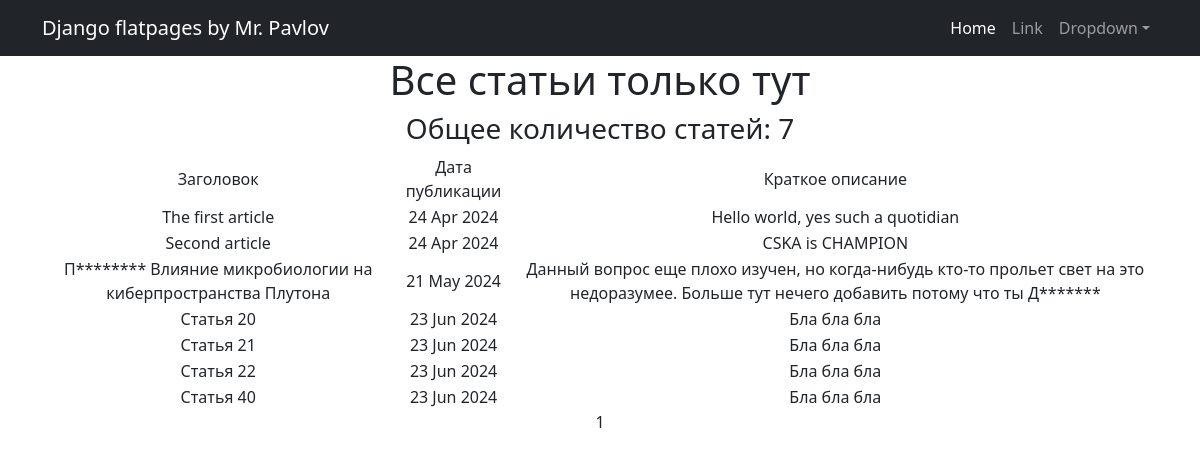
Before: /posts/articles/ with the older database file.
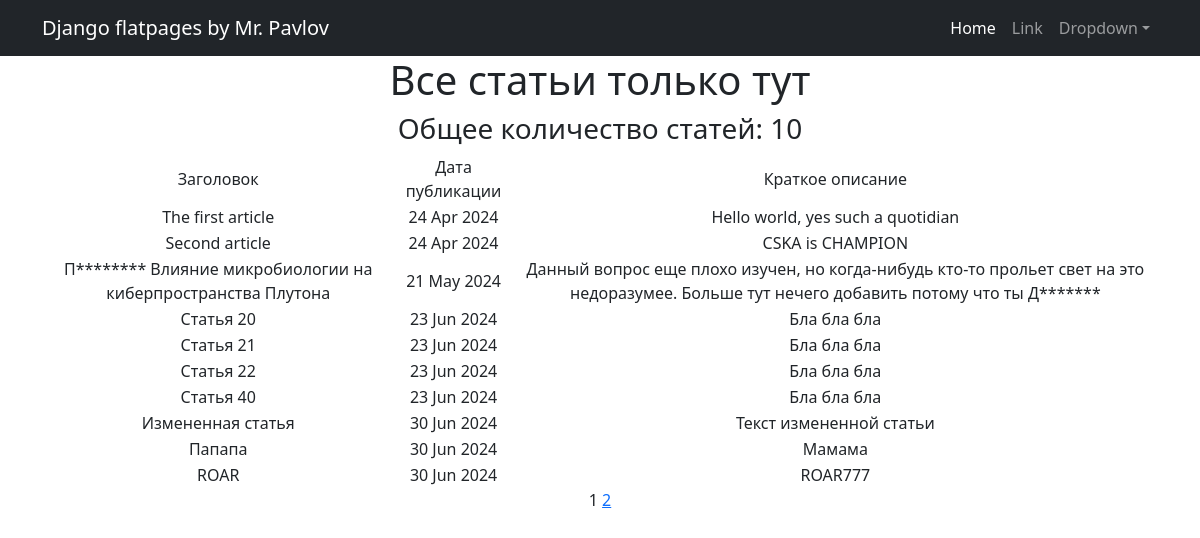
After: the same page with the newer database file.
### news/models.py (models this page shows, shortened)
class Post(models.Model):
    author = models.ForeignKey(Author, on_delete = models.CASCADE)
    content = models.CharField(max_length=2, choices=CONTENT, default=article)
    date = models.DateTimeField(auto_now_add=True)
    category = models.ManyToManyField(Category, through = 'PostCategory')
    title = models.CharField(max_length=255)
    text = models.CharField(max_length=10000)
    post_rating = models.IntegerField(default=0)

### news/views.py (the view)
# urls.py: path('articles/', ArticlePostList.as_view()),
class ArticlePostList(ListView):
    model = Post
    ordring = '-date'
    template_name = 'article_list.html'
    context_object_name = 'posts'
    paginate_by = 10
    def get_queryset(self):
        return Post.objects.filter(content='AR')

### news/templatetags/censor_filter.py (called while the page is built)
@register.filter()
def censor(text):
    words = text.split()
    for i, word in enumerate(words):
        if word.lower().replace(',', '').replace('.', '').replace('!', '').replace('?', '') in CENSOR_WORDS:
            words[i] = word[0] + '*' * (len(word) - 1)
    return " ".join(words)

### news/templatetags/custom_tags.py (called while the page is built)
@register.simple_tag(takes_context=True)
def url_replace(context, **kwargs):
    d = context['request'].GET.copy()
    for k,v in kwargs.items():
        d[k] = v
    return d.urlencode()

### templates/article_list.html (shortened to what this page needs)
{% extends 'flatpages/default.html' %}
{% load censor_filter %}
{% load custom_tags %}
{% block content %}
  <h1>Все статьи только тут</h1>
  <h3>Общее количество статей: {{posts|length}}</h3>
   {% if posts %}
       <table>
           <tr>
               <td>Заголовок</td>
               <td>Дата публикации</td>
               <td>Краткое описание</td>
           </tr>
           {% for post in posts %}
           <tr>
               <td>{{ post.title|censor }}</td>
               <td>{{ post.date|date:'d M Y' }}</td>
               <td>{{ post.text|truncatewords:30|censor }}</td>
           </tr>
           {% endfor %}
       </table>
   {% else %}
       <h2>Новостей нет!</h2>
   {% endif %}
   {{ page_obj.number }}
   {% if page_obj.has_next %}
       <a href="?{% url_replace page=page_obj.next_page_number %}">{{ page_obj.next_page_number }}</a>
   {% endif %}
{% endblock content %}

### templates/flatpages/default.html (shortened to what this page needs)
<!DOCTYPE html>
<html lang="en">
    <head>
        {% load static %}
        <link href="{% static 'css/styles.css'%}" rel="stylesheet" />
    </head>
    <body>
        <nav class="navbar navbar-expand-lg navbar-dark bg-dark static-top">
                       <div class="container">
                <a class="navbar-brand" href="#">Django flatpages by Mr. Pavlov</a>
                <div class="collapse navbar-collapse" id="navbarSupportedContent">
                    <ul class="navbar-nav ms-auto mb-2 mb-lg-0">
                        <li class="nav-item"><a class="nav-link active" aria-current="page" href="#">Home</a></li>
                        <li class="nav-item"><a class="nav-link" href="#">Link</a></li>
                        <li class="nav-item dropdown">
                            <a class="nav-link dropdown-toggle" id="navbarDropdown" href="#" role="button" data-bs-toggle="dropdown" aria-expanded="false">Dropdown</a>
                        </li>
                    </ul>
                </div>
            </div>
        </nav>
        <div class="container">
            <div class="row">
                <div class="col-lg-12 text-center">
                    {% block content %}{% endblock content %}
                </div>
            </div>
        </div>
    </body>
</html>

Changed rows visible on the page:
added Post: title|censor "Измененная статья", date "30 Jun 2024", text|censor "Текст измененной статьи"
added Post: title|censor "Папапа", date "30 Jun 2024", text|censor "Мамама"
added Post: title|censor "ROAR", date "30 Jun 2024", text|censor "ROAR777"
Other visible differences:
{{ posts|length }}: "7" → "10"
{{ page_obj.next_page_number }}: (not shown) → "2"
